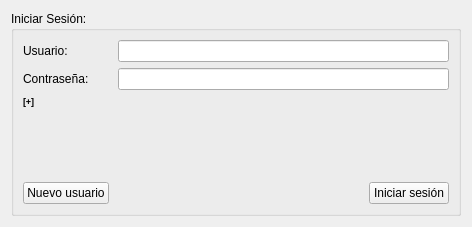
<?xml version="1.0" encoding="UTF-8"?>
<ui version="4.0">
 <class>Form</class>
 <widget class="QWidget" name="Form">
  <property name="geometry">
   <rect>
    <x>0</x>
    <y>0</y>
    <width>472</width>
    <height>227</height>
   </rect>
  </property>
  <property name="windowTitle">
   <string>login_window</string>
  </property>
  <layout class="QVBoxLayout" name="verticalLayout">
   <item>
    <widget class="QGroupBox" name="groupBox">
     <property name="title">
      <string>Iniciar Sesión:</string>
     </property>
     <layout class="QVBoxLayout" name="verticalLayout_2">
      <item>
       <layout class="QFormLayout" name="formLayout">
        <item row="3" column="0">
         <widget class="QLabel" name="password_label">
          <property name="text">
           <string>Contraseña:       </string>
          </property>
         </widget>
        </item>
        <item row="1" column="0">
         <widget class="QLabel" name="username_label">
          <property name="text">
           <string>Usuario:</string>
          </property>
         </widget>
        </item>
        <item row="1" column="1">
         <widget class="QLineEdit" name="username_lineedit"/>
        </item>
        <item row="3" column="1">
         <widget class="QLineEdit" name="password_lineedit">
          <property name="echoMode">
           <enum>QLineEdit::Password</enum>
          </property>
         </widget>
        </item>
       </layout>
      </item>
      <item>
       <widget class="QLabel" name="login_status">
        <property name="font">
         <font>
          <pointsize>7</pointsize>
          <weight>75</weight>
          <bold>true</bold>
         </font>
        </property>
        <property name="text">
         <string>[+]</string>
        </property>
       </widget>
      </item>
      <item>
       <spacer name="verticalSpacer">
        <property name="orientation">
         <enum>Qt::Vertical</enum>
        </property>
        <property name="sizeHint" stdset="0">
         <size>
          <width>20</width>
          <height>40</height>
         </size>
        </property>
       </spacer>
      </item>
      <item>
       <layout class="QHBoxLayout" name="horizontalLayout_2">
        <item>
         <widget class="QPushButton" name="newuser_button_2">
          <property name="text">
           <string>Nuevo usuario</string>
          </property>
         </widget>
        </item>
        <item>
         <spacer name="horizontalSpacer">
          <property name="orientation">
           <enum>Qt::Horizontal</enum>
          </property>
          <property name="sizeHint" stdset="0">
           <size>
            <width>40</width>
            <height>20</height>
           </size>
          </property>
         </spacer>
        </item>
        <item>
         <widget class="QPushButton" name="login_button_2">
          <property name="text">
           <string>Iniciar sesión</string>
          </property>
         </widget>
        </item>
       </layout>
      </item>
     </layout>
    </widget>
   </item>
  </layout>
 </widget>
 <resources/>
 <connections/>
</ui>
